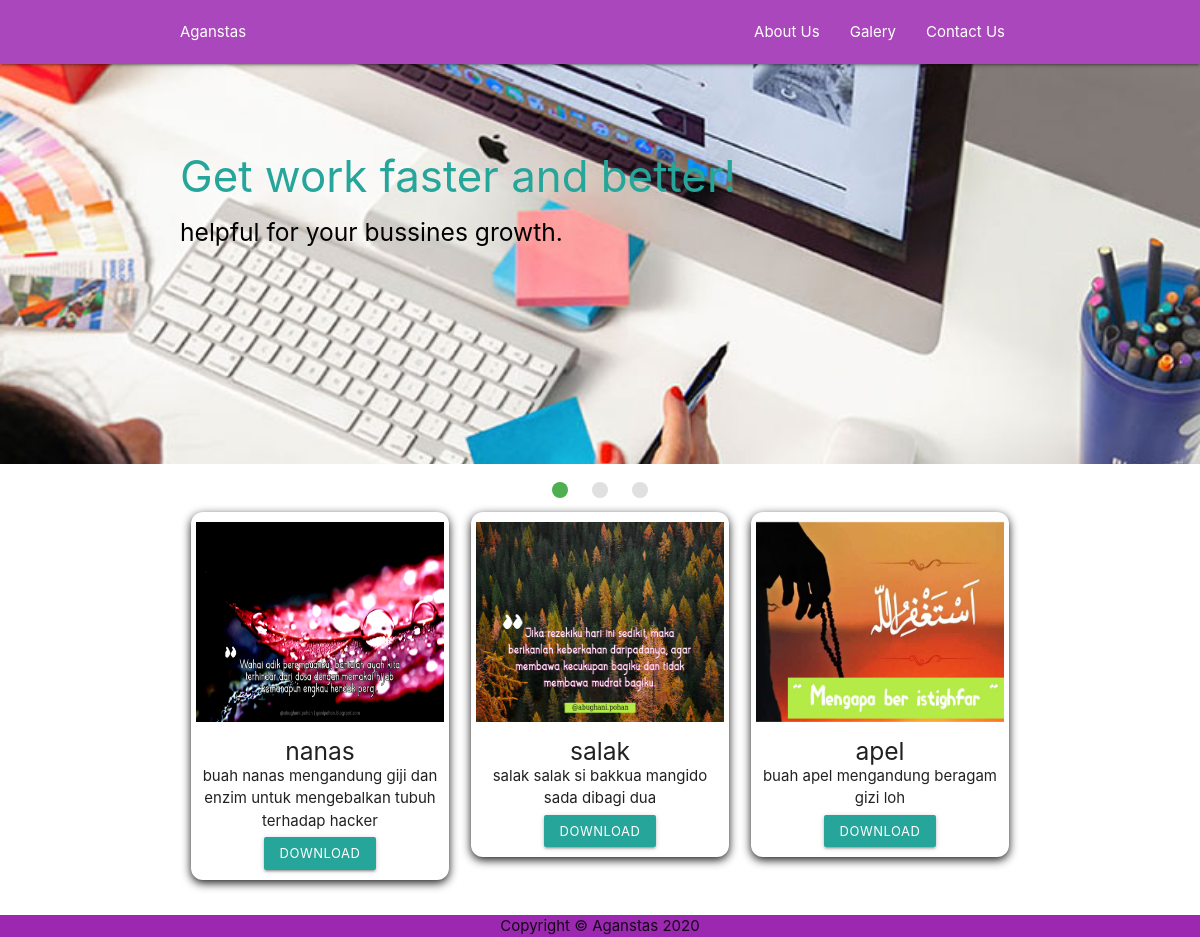
The page / on the database its author committed.
### tables this page shows
CREATE TABLE `products` (
  `product_id` int(64) NOT NULL,
  `name` varchar(255) NOT NULL,
  `price` int(11) NOT NULL,
  `image` varchar(255) NOT NULL DEFAULT 'default.jpg',
  `description` text NOT NULL
);

### application/controllers/User.php (called while the page is built, shortened)
<?php
class User extends CI_Controller {
	public function __construct()
	{
		$this->load->helper(array('url','download'));
	}
	public function index()
	{
		$data['title']='Home';
		$data['menu'] = $this->db->get('products')->result_array();
		$this->load->view('templates/header', $data);
		$this->load->view('user/home',$data);
		$this->load->view('templates/footer');
	}
}

### index.php (called while the page is built, shortened)
<?php
require_once BASEPATH.'core/CodeIgniter.php';

### application/views/user/home.php (the view, shortened to what this page needs)
<div class="slider">
  <ul class="slides">
    <li>
      <img src="assets/img/slider/1.jpeg">
      <div class="caption left-align">
        <h3 class="teal-text text-lighten-1">Get work faster and better!</h3>
        <h5 class="black-text">helpful for your bussines growth.</h5>
      </div>
    </li>
  </ul>
</div>
  <section id="galeri" class="scrollspy">
    <div class="container">
      <div class="row">
        <?php foreach($menu as $m) : ?>
        <div class="col m4 s12">
          <div class="card-panel center">
            <img src="<?= base_url('assets/img/galeri/') . $m['image']; ?>" class="responsive-img materialboxed">
            <h5><?php echo $m['name']; ?></h5>
            <p><?= $m['description']; ?></p>
            <a href="<?= base_url(). 'user/download/' . $m['product_id']; ?>" class="waves-effect waves-light btn-small">Download</a>
          </div>
        </div>
         <?php endforeach; ?>
      </div>
    </div>
  </section>

### application/views/templates/header.php (shortened to what this page needs)
<!DOCTYPE html>
  <html>
    <head>
      <link type="text/css" rel="stylesheet" href="<?= base_url('assets');?>/css/materialize.min.css"  media="screen,projection"/>
      <link rel="stylesheet" type="text/css" href="assets/css/style.css">
    </head>
    <body>
      <div class="navbar-fixed ">
        <nav class="purple lighten-1">
          <div class="container">
            <div class="nav-wrapper ">
              <a href="#home" class="brand-logo.left">Aganstas</a>
              <ul class="right hide-on-med-and-down">
                <li><a href="#about">About Us</a></li>
                <li><a href="#galeri">Galery</a></li>
                <li><a href="#contact-us">Contact Us</a></li>
              </ul>
            </div>
          </div>
        </nav>
      </div>

### application/views/templates/footer.php (shortened to what this page needs)
 <footer>
 	<div class="container-fluid center purple light-1">
 		<span>Copyright &copy; Aganstas <?= date('Y');?></span>
 	</div>
 </footer>
  </body>
</html>

### assets/css/style.css (style rules this page uses)
.card-panel { box-shadow: 0 3px 10px rgba(0,0,0,0.9); border-radius: 12px; padding: 5px; padding-top: 10px; }
.card-panel img { width: 500px; height: 250px; }
.card-panel p { margin-top: -10px; }
.card-panel a { margin-top: -10px; margin-bottom: 5px }
@media (min-width: 992px) { .card-panel img { width: 280px; height: 200px; } }

### rows shown on the page
products: image (picture), name "nanas", description "buah nanas mengandung giji dan enzim untuk mengebalkan tubuh terhadap hacker"
products: image (picture), name "salak", description "salak salak si bakkua mangido sada dibagi dua"
products: image (picture), name "apel", description "buah apel mengandung beragam gizi loh"
